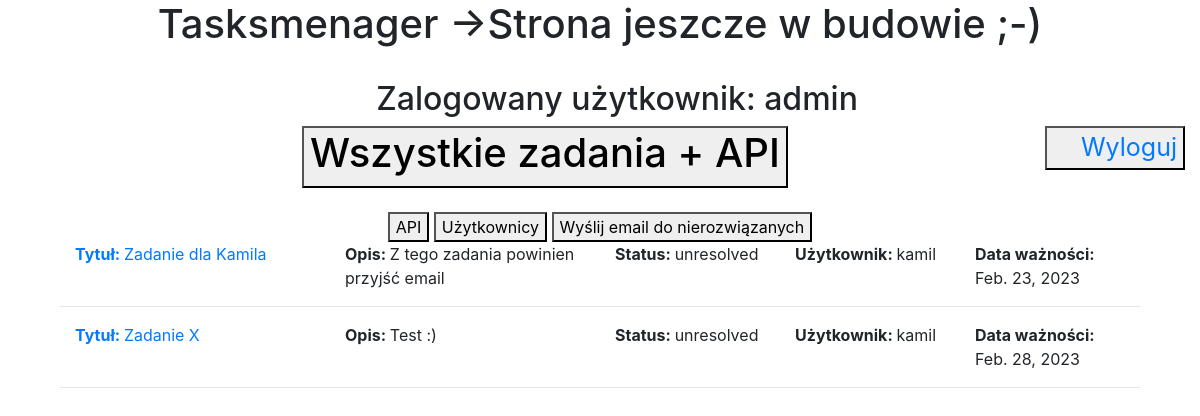
Before: /taskuser/2/ (signed in) with the older database file.
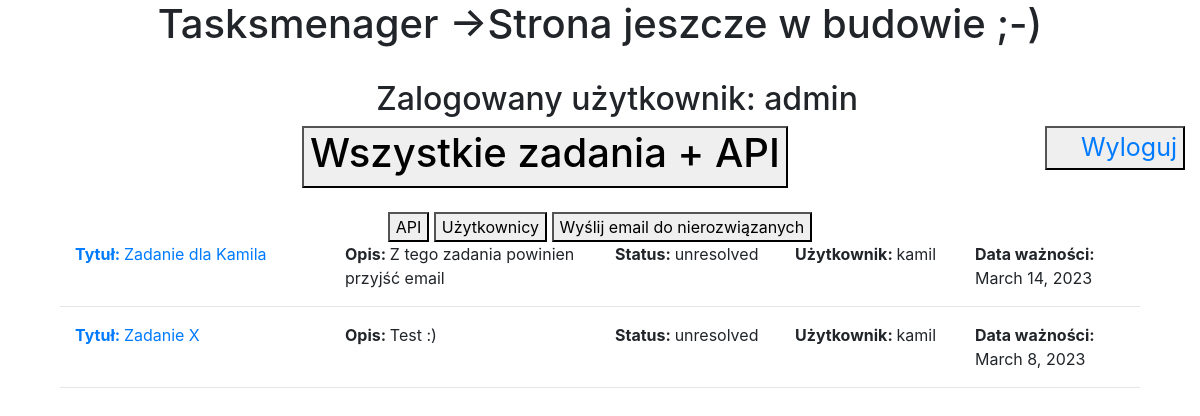
After: the same page with the newer database file.
### tasks/models.py (models this page shows)
class Task(models.Model):
    title = models.CharField(max_length=50)
    description = models.TextField()
    status = models.CharField(choices=TASK_STATUS, default='', max_length=30)
    user = models.ForeignKey(User, on_delete=models.CASCADE)
    expiry_date = models.DateField()
    class Meta:
        verbose_name = "Zadanie"
        verbose_name_plural = "Zadania"

### tasks/views.py (the view)
# urls.py: path('taskuser/<id>/', taskuser, name='taskuser'),
@login_required(login_url='login')
def taskuser(request, id):
    user_tasks = User.objects.get(pk=id)
    user_task = Task.objects.filter(user_id=user_tasks)
    data = {'wybor_uzytkownika': user_tasks,
            'zadania_uzytkownika': user_task}
    return render(request, 'taskuser.html', data)

### tasks/templates/taskuser.html
{% extends 'template.html' %}
{% load static %}
{% block taskuser %}
    {% if zadania_uzytkownika %}
        <div class="col-lg-12">
            {% for task in zadania_uzytkownika %}
                <div class="col-lg-3">
                    <a href = "/taskdetails/{{task.id}}"><strong>Tytuł: </strong>{{task.title}}</a>
                </div>
                <div class="col-lg-3">
                <strong>Opis: </strong>{{task.description}}
                </div>
                <div class="col-lg-2">
                <strong>Status: </strong>{{task.status}}
                </div>
                <div class="col-lg-2">
                <strong>Użytkownik: </strong>{{task.user}}
                </div>
                <div class="col-lg-2">
                <strong>Data ważności: </strong>{{task.expiry_date}}
                </div>
                <br>
                <br>
                <hr>
            {% endfor %}
        </div>
    {% endif %}
{% endblock taskuser %}

### tasks/templates/template.html (shortened to what this page needs)
{% load static %}
<!DOCTYPE html>
<html lang="pl">
<head>
	<link rel="stylesheet" href="https://stackpath.bootstrapcdn.com/bootstrap/4.4.1/css/bootstrap.min.css">
	<link rel="stylesheet" href="{% static '/style.css' %}">
</head>
<body>
	<header>
		<div class="col-lg-12">
			<div class="info">
				<h1 class="categories-title">Tasksmenager ->Strona jeszcze w budowie ;-)</h1><br>
				<h2 id="hello-msg">&nbsp &nbsp Zalogowany użytkownik: {{request.user}}</h2>
			</div>
			<div class="logout">
				<button><a href="{% url 'logout' %}">&nbsp &nbsp Wyloguj</a></button>
			</div>
		</div>
	</header>
	<div class="container">
		<a href = "/tasks">
       		<button><h1> Wszystkie zadania + API </h1></button>
		</a>
		<br>
		<br>
		<a href = "/task/api">
			<button>API</button>
	 	</a>
		<a href = "/users">
			<button> Użytkownicy </button>
		</a>
		<button id="mail">Wyślij email do nierozwiązanych</button>
		{% block taskuser %}   {% endblock taskuser %}
	</div>
</body>
</html>

### tasks/static/style.css (style rules this page uses)
.container { text-align: center; }
.info { text-align: center; }
.logout { text-align: right; font-size: 25px; color: rgb(252, 60, 60); float: right; }
.col-lg-3 { text-align: left; float: left; display: -webkit-box; -webkit-line-clamp: 2; -webkit-box-orient: vertical; overflow: hidden; }
.col-lg-2 { text-align: left; float: left; display: -webkit-box; -webkit-line-clamp: 2; -webkit-box-orient: vertical; overflow: hidden; }

Changed rows visible on the page:
changed Task "Zadanie dla Kamila": expiry_date "Feb. 23, 2023" → "March 14, 2023"
changed Task "Zadanie X": expiry_date "Feb. 28, 2023" → "March 8, 2023"
